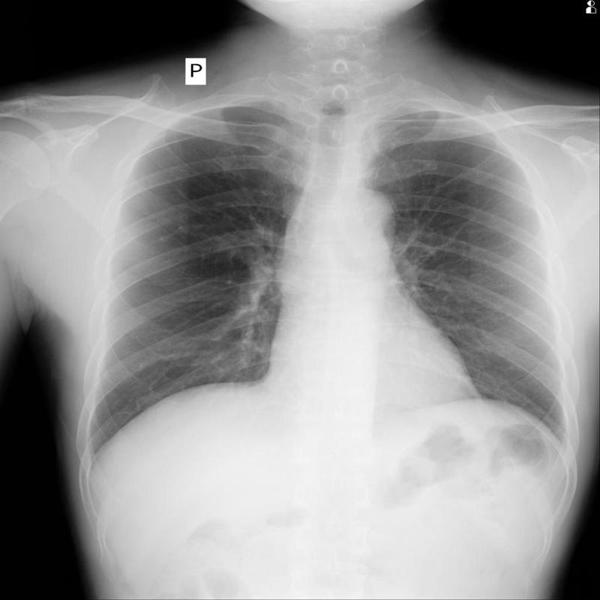
#> input picture models/output_file.jpg, 600 x 600 px
$ python get_heat.py
#> lines starting #> are read from the running program, lines starting #| are printed output that depends on the picture
import cv2
import numpy as np

# 读取输入图片
input_image = cv2.imread("output_file.jpg")
#> input_image is the input picture: shape (600, 600, 3); min 0, max 255, mean 147.8

# 检查图片是否成功读取
if input_image is not None:
    # 创建一个与输入图片大小相同的蓝色底图
    blue_background = np.zeros_like(input_image)
    blue_background[:, :] = [255, 0, 0]  # 设置为蓝色

    # 将输入图片与蓝色底图相加
    output_image = cv2.addWeighted(input_image, 0.7, blue_background, 0.3, 0)
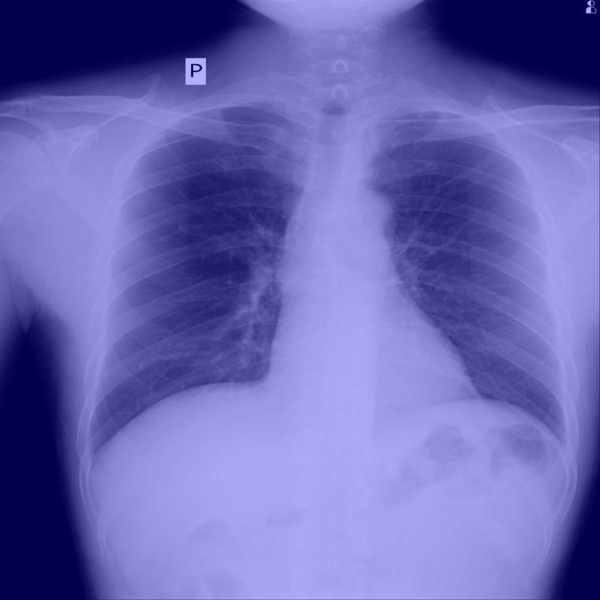
#> output_image: shape (600, 600, 3); mean B, G, R 179.9, 103.5, 103.5
    cv2.imwrite("output_heat.jpg", output_image)
    # 显示结果
    cv2.imshow("Output Image", output_image)
    cv2.waitKey(0)
    cv2.destroyAllWindows()
else:
    print("Failed to read the input image.")
